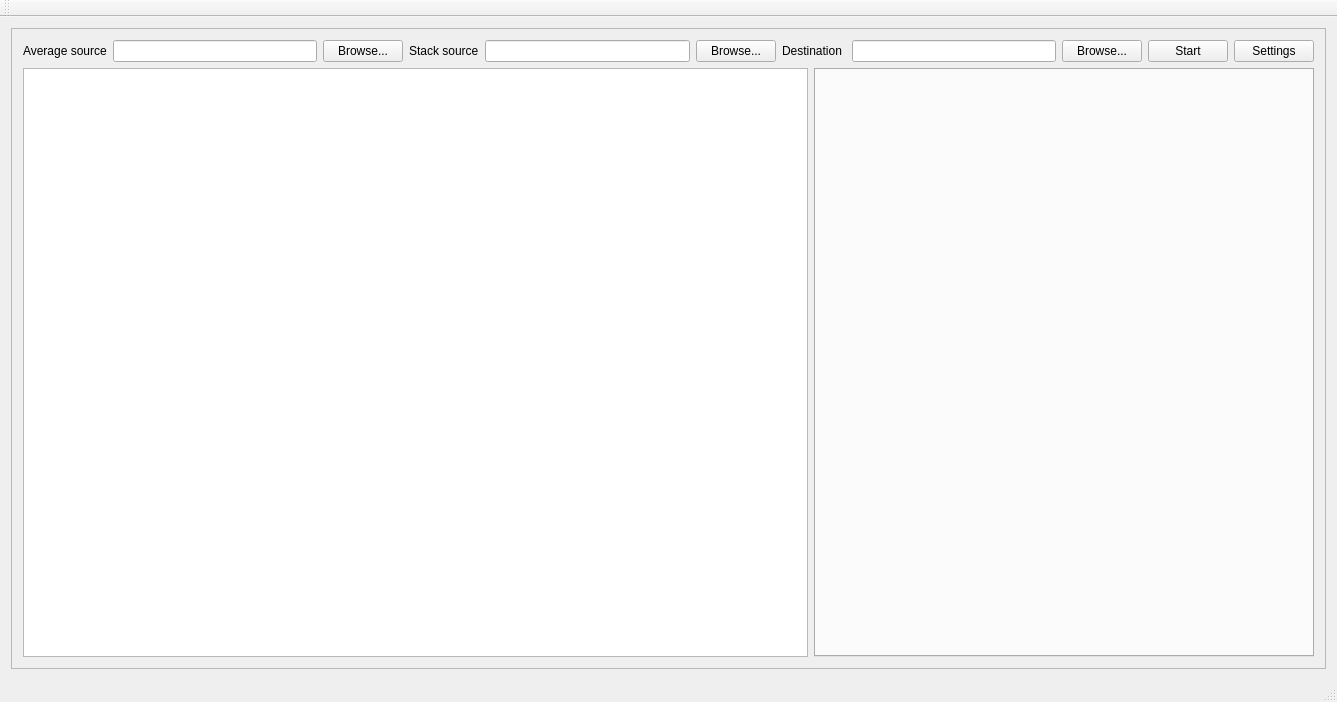
<?xml version="1.0" encoding="UTF-8"?>
<ui version="4.0">
 <class>MainWindow</class>
 <widget class="QMainWindow" name="MainWindow">
  <property name="geometry">
   <rect>
    <x>0</x>
    <y>0</y>
    <width>1337</width>
    <height>702</height>
   </rect>
  </property>
  <property name="windowTitle">
   <string>MainWindow</string>
  </property>
  <widget class="QWidget" name="centralWidget">
   <layout class="QHBoxLayout" name="horizontalLayout">
    <item>
     <widget class="QFrame" name="frame">
      <property name="frameShape">
       <enum>QFrame::StyledPanel</enum>
      </property>
      <property name="frameShadow">
       <enum>QFrame::Raised</enum>
      </property>
      <layout class="QVBoxLayout" name="verticalLayout">
       <item>
        <layout class="QHBoxLayout" name="horizontalLayout_2">
         <item>
          <widget class="QLabel" name="label">
           <property name="text">
            <string>Average source</string>
           </property>
          </widget>
         </item>
         <item>
          <widget class="QLineEdit" name="avg_source_dir"/>
         </item>
         <item>
          <widget class="QPushButton" name="avg_source_dir_browse">
           <property name="text">
            <string>Browse...</string>
           </property>
          </widget>
         </item>
         <item>
          <widget class="QLabel" name="label_2">
           <property name="text">
            <string>Stack source</string>
           </property>
          </widget>
         </item>
         <item>
          <widget class="QLineEdit" name="stack_source_dir"/>
         </item>
         <item>
          <widget class="QPushButton" name="stack_source_dir_browse">
           <property name="text">
            <string>Browse...</string>
           </property>
          </widget>
         </item>
         <item>
          <widget class="QLabel" name="label_4">
           <property name="text">
            <string>Destination </string>
           </property>
          </widget>
         </item>
         <item>
          <widget class="QLineEdit" name="destination_dir"/>
         </item>
         <item>
          <widget class="QPushButton" name="destination_dir_browse">
           <property name="text">
            <string>Browse...</string>
           </property>
          </widget>
         </item>
         <item>
          <widget class="QPushButton" name="start_stop">
           <property name="text">
            <string>Start</string>
           </property>
           <property name="checkable">
            <bool>true</bool>
           </property>
          </widget>
         </item>
         <item>
          <widget class="QPushButton" name="pushButton_4">
           <property name="text">
            <string>Settings</string>
           </property>
           <property name="icon">
            <iconset theme="window-new">
             <normaloff/>
            </iconset>
           </property>
          </widget>
         </item>
        </layout>
       </item>
       <item>
        <layout class="QHBoxLayout" name="horizontalLayout_3" stretch="1,0">
         <item>
          <widget class="QTableView" name="image_list">
           <property name="editTriggers">
            <set>QAbstractItemView::NoEditTriggers</set>
           </property>
           <property name="alternatingRowColors">
            <bool>true</bool>
           </property>
           <property name="selectionBehavior">
            <enum>QAbstractItemView::SelectRows</enum>
           </property>
           <property name="showGrid">
            <bool>true</bool>
           </property>
           <property name="sortingEnabled">
            <bool>true</bool>
           </property>
           <attribute name="horizontalHeaderMinimumSectionSize">
            <number>120</number>
           </attribute>
          </widget>
         </item>
         <item>
          <widget class="QTabWidget" name="image_data">
           <property name="minimumSize">
            <size>
             <width>500</width>
             <height>0</height>
            </size>
           </property>
           <property name="currentIndex">
            <number>-1</number>
           </property>
          </widget>
         </item>
        </layout>
       </item>
      </layout>
     </widget>
    </item>
   </layout>
  </widget>
  <widget class="QMenuBar" name="menuBar">
   <property name="geometry">
    <rect>
     <x>0</x>
     <y>0</y>
     <width>1337</width>
     <height>20</height>
    </rect>
   </property>
  </widget>
  <widget class="QToolBar" name="mainToolBar">
   <attribute name="toolBarArea">
    <enum>TopToolBarArea</enum>
   </attribute>
   <attribute name="toolBarBreak">
    <bool>false</bool>
   </attribute>
  </widget>
  <widget class="QStatusBar" name="statusBar"/>
 </widget>
 <layoutdefault spacing="6" margin="11"/>
 <resources/>
 <connections>
  <connection>
   <sender>start_stop</sender>
   <signal>toggled(bool)</signal>
   <receiver>avg_source_dir</receiver>
   <slot>setDisabled(bool)</slot>
   <hints>
    <hint type="sourcelabel">
     <x>1174</x>
     <y>72</y>
    </hint>
    <hint type="destinationlabel">
     <x>265</x>
     <y>75</y>
    </hint>
   </hints>
  </connection>
  <connection>
   <sender>start_stop</sender>
   <signal>toggled(bool)</signal>
   <receiver>stack_source_dir</receiver>
   <slot>setDisabled(bool)</slot>
   <hints>
    <hint type="sourcelabel">
     <x>1211</x>
     <y>89</y>
    </hint>
    <hint type="destinationlabel">
     <x>669</x>
     <y>88</y>
    </hint>
   </hints>
  </connection>
  <connection>
   <sender>avg_source_dir_browse</sender>
   <signal>clicked()</signal>
   <receiver>MainWindow</receiver>
   <slot>onAvgSourceDirBrowse()</slot>
   <hints>
    <hint type="sourcelabel">
     <x>396</x>
     <y>89</y>
    </hint>
    <hint type="destinationlabel">
     <x>5</x>
     <y>49</y>
    </hint>
   </hints>
  </connection>
  <connection>
   <sender>stack_source_dir_browse</sender>
   <signal>clicked()</signal>
   <receiver>MainWindow</receiver>
   <slot>onStackSourceDirBrowse()</slot>
   <hints>
    <hint type="sourcelabel">
     <x>760</x>
     <y>89</y>
    </hint>
    <hint type="destinationlabel">
     <x>1023</x>
     <y>45</y>
    </hint>
   </hints>
  </connection>
  <connection>
   <sender>start_stop</sender>
   <signal>toggled(bool)</signal>
   <receiver>destination_dir</receiver>
   <slot>setDisabled(bool)</slot>
   <hints>
    <hint type="sourcelabel">
     <x>1154</x>
     <y>75</y>
    </hint>
    <hint type="destinationlabel">
     <x>950</x>
     <y>83</y>
    </hint>
   </hints>
  </connection>
  <connection>
   <sender>destination_dir_browse</sender>
   <signal>clicked()</signal>
   <receiver>MainWindow</receiver>
   <slot>onDestinationDirBrowse()</slot>
   <hints>
    <hint type="sourcelabel">
     <x>1062</x>
     <y>75</y>
    </hint>
    <hint type="destinationlabel">
     <x>895</x>
     <y>50</y>
    </hint>
   </hints>
  </connection>
  <connection>
   <sender>avg_source_dir</sender>
   <signal>textChanged(QString)</signal>
   <receiver>MainWindow</receiver>
   <slot>onAvgSourceDirTextChanged(QString)</slot>
   <hints>
    <hint type="sourcelabel">
     <x>135</x>
     <y>68</y>
    </hint>
    <hint type="destinationlabel">
     <x>163</x>
     <y>-9</y>
    </hint>
   </hints>
  </connection>
  <connection>
   <sender>stack_source_dir</sender>
   <signal>textChanged(QString)</signal>
   <receiver>MainWindow</receiver>
   <slot>onStackSourceDirTextChanged(QString)</slot>
   <hints>
    <hint type="sourcelabel">
     <x>669</x>
     <y>88</y>
    </hint>
    <hint type="destinationlabel">
     <x>559</x>
     <y>-8</y>
    </hint>
   </hints>
  </connection>
  <connection>
   <sender>destination_dir</sender>
   <signal>textChanged(QString)</signal>
   <receiver>MainWindow</receiver>
   <slot>onDestinationDirTextChanged(QString)</slot>
   <hints>
    <hint type="sourcelabel">
     <x>1029</x>
     <y>88</y>
    </hint>
    <hint type="destinationlabel">
     <x>914</x>
     <y>-3</y>
    </hint>
   </hints>
  </connection>
  <connection>
   <sender>start_stop</sender>
   <signal>toggled(bool)</signal>
   <receiver>avg_source_dir_browse</receiver>
   <slot>setDisabled(bool)</slot>
   <hints>
    <hint type="sourcelabel">
     <x>1141</x>
     <y>72</y>
    </hint>
    <hint type="destinationlabel">
     <x>355</x>
     <y>78</y>
    </hint>
   </hints>
  </connection>
  <connection>
   <sender>start_stop</sender>
   <signal>toggled(bool)</signal>
   <receiver>stack_source_dir_browse</receiver>
   <slot>setDisabled(bool)</slot>
   <hints>
    <hint type="sourcelabel">
     <x>1134</x>
     <y>69</y>
    </hint>
    <hint type="destinationlabel">
     <x>730</x>
     <y>71</y>
    </hint>
   </hints>
  </connection>
  <connection>
   <sender>start_stop</sender>
   <signal>toggled(bool)</signal>
   <receiver>destination_dir_browse</receiver>
   <slot>setDisabled(bool)</slot>
   <hints>
    <hint type="sourcelabel">
     <x>1154</x>
     <y>79</y>
    </hint>
    <hint type="destinationlabel">
     <x>1052</x>
     <y>74</y>
    </hint>
   </hints>
  </connection>
  <connection>
   <sender>pushButton_4</sender>
   <signal>clicked()</signal>
   <receiver>MainWindow</receiver>
   <slot>onSettings()</slot>
   <hints>
    <hint type="sourcelabel">
     <x>1261</x>
     <y>82</y>
    </hint>
    <hint type="destinationlabel">
     <x>1330</x>
     <y>48</y>
    </hint>
   </hints>
  </connection>
  <connection>
   <sender>start_stop</sender>
   <signal>toggled(bool)</signal>
   <receiver>pushButton_4</receiver>
   <slot>setDisabled(bool)</slot>
   <hints>
    <hint type="sourcelabel">
     <x>1171</x>
     <y>66</y>
    </hint>
    <hint type="destinationlabel">
     <x>1240</x>
     <y>82</y>
    </hint>
   </hints>
  </connection>
 </connections>
 <slots>
  <signal>avgSourceDirChanged()</signal>
  <signal>stackSourceDirChanged()</signal>
  <slot>onAvgSourceDirBrowse()</slot>
  <slot>onStackSourceDirBrowse()</slot>
  <slot>onDestinationDirBrowse()</slot>
  <slot>onAvgSourceDirTextChanged(QString)</slot>
  <slot>onStackSourceDirTextChanged(QString)</slot>
  <slot>onDestinationDirTextChanged(QString)</slot>
  <slot>onSettings()</slot>
 </slots>
</ui>
